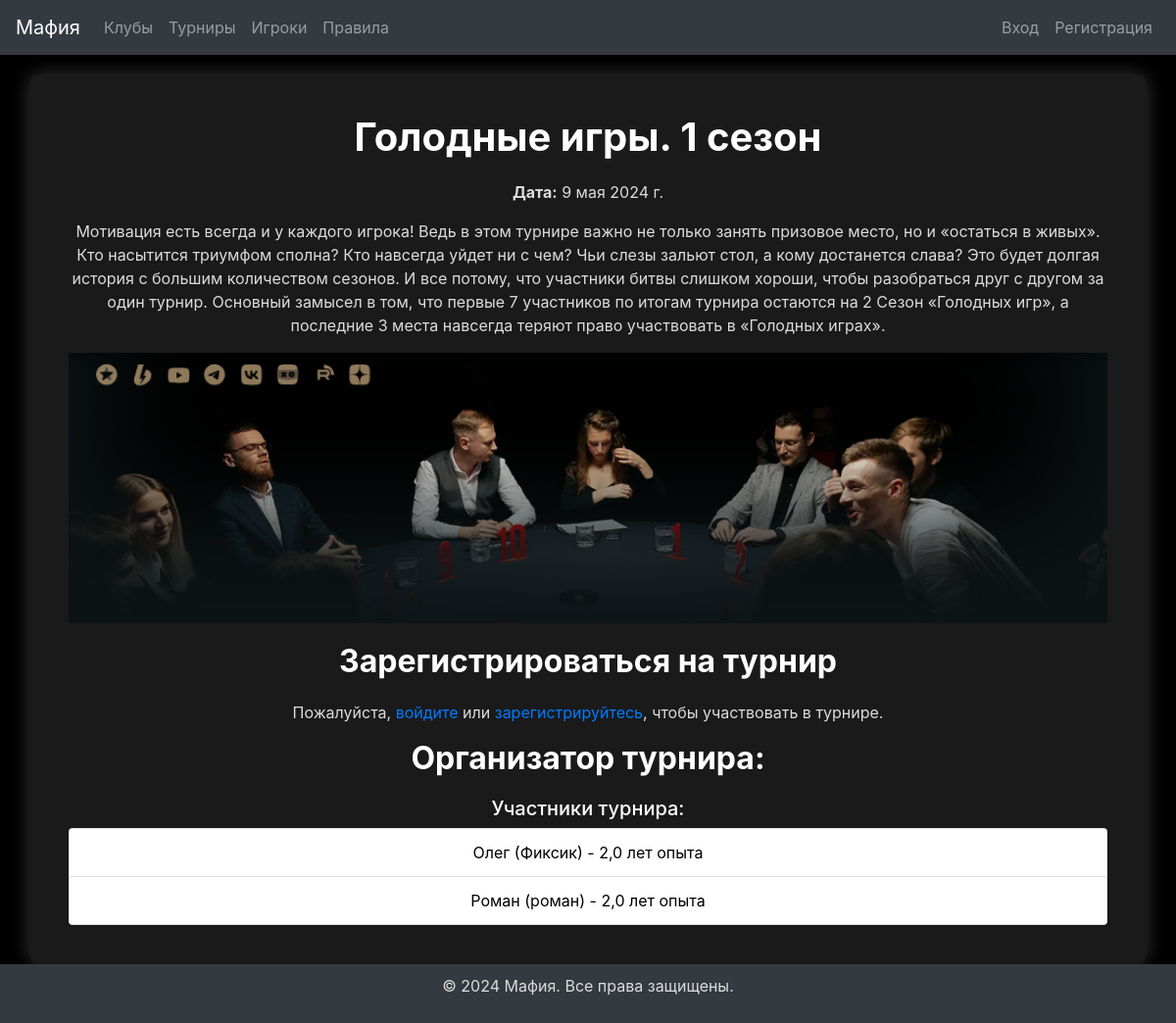
Screenshot of /tournaments/1/ with the database file from the repository.
### tournaments/models.py (models this page shows, shortened)
class Tournament(models.Model):
    name = models.CharField(max_length=100, verbose_name="Название турнира")
    date = models.DateField(verbose_name="Дата турнира")
    description = models.TextField(verbose_name="Описание турнира")
    image = models.ImageField(upload_to='tournament_images/', blank=True, null=True, verbose_name="Изображение турнира")
    club = models.ForeignKey(Club, on_delete=models.CASCADE, verbose_name="Клуб", null=True, blank=True)

class Participant(models.Model):
    tournament = models.ForeignKey(Tournament, on_delete=models.CASCADE, verbose_name="Турнир")
    full_name = models.CharField(max_length=50, verbose_name="Полное имя")
    nickname = models.CharField(max_length=50, verbose_name="Никнейм")
    age = models.IntegerField(verbose_name="Возраст", blank=True, null=True)
    experience = models.FloatField(verbose_name="Опыт (лет)", blank=True, null=True)
    phone_number = models.CharField(max_length=15, verbose_name="Номер телефона")
    tg_link = models.CharField(max_length=40, verbose_name="Ссылка на Telegram")
    class Meta:
        unique_together = ('tournament', 'nickname')
        verbose_name = "Участник"
        verbose_name_plural = "Участники"

### tournaments/views.py (the view)
# urls.py: path('<int:pk>/', views.tournament_detail, name='tournament_detail'),
def tournament_detail(request, pk):
    tournament = get_object_or_404(Tournament, pk=pk)
    participants = Participant.objects.filter(tournament=tournament)
    if request.method == 'POST':
        form = ParticipantForm(request.POST)
        if form.is_valid():
            participant = form.save(commit=False)
            participant.tournament = tournament
            participant.save()
            messages.success(request, 'Вы успешно зарегистрировались на турнир!')
            with open('participants.txt', 'a', encoding='utf-8') as file:
                file.write(
                    f'{participant.full_name} - {participant.nickname} - {participant.age} - '
                    f'{participant.experience} лет опыта - {participant.phone_number} - {participant.tg_link}\n'
                )
            return redirect('tournament_detail', pk=tournament.pk)
    else:
        form = ParticipantForm()
    return render(request, 'tournaments/tournament_detail.html', {
        'tournament': tournament,
        'participants': participants,
        'form': form
    })

### tournaments/templates/tournaments/tournament_detail.html (shortened to what this page needs)
{% extends "base.html" %}
{% block content %}
<h1>{{ tournament.name|escape }}</h1>
<p><strong>Дата:</strong> {{ tournament.date }}</p>
<p>{{ tournament.description|escape }}</p>
{% if tournament.image %}
    <img src="{{ tournament.image.url }}" alt="{{ tournament.name }}" class="img-fluid">
{% else %}
    <p>Фото турнира не загружено.</p>
{% endif %}
<h2>Зарегистрироваться на турнир</h2>
{% if user.is_authenticated %}
    {% for message in messages %}
        <div class="alert alert-{{ message.tags }}">{{ message }}</div>
    {% endfor %}
    <form method="post">
        {% csrf_token %}
        {{ form.as_p }}
        <button type="submit" class="btn btn-success">Зарегистрироваться</button>
    </form>
{% else %}
    <p>Пожалуйста, <a href="{% url 'login' %}">войдите</a> или <a href="{% url 'register' %}">зарегистрируйтесь</a>, чтобы участвовать в турнире.</p>
{% endif %}
<h2>Организатор турнира: <a href="{% url 'club_detail' tournament.club.pk %}">{{ club.name }}</a></h2>
<h5>Участники турнира: </h5>
<ul class="list-group">
    {% for participant in participants %}
        <li class="list-group-item" style="color: black; background-color: white;">{{ participant.full_name|escape }} ({{ participant.nickname|escape }}) - {{ participant.experience }} лет опыта</li>
    {% empty %}
        <li class="list-group-item" style="color: black; background-color: white;">Пока нет зарегистрированных участников.</li>
    {% endfor %}
</ul>
{% endblock %}

### templates/base.html (style rules this page uses)
body { background-color: black; color: white; text-align: center; }
h1, h2 { color: #fff; margin-bottom: 20px; font-weight: bold; }
p { color: #dcdcdc; }
img { width: 100%; height: auto; margin-bottom: 20px; }

### rows the page displays
Tournament: name "Голодные игры. 1 сезон", date "9 мая 2024 г.", description "Мотивация есть всегда и у каждого игрока! Ведь в этом турнире важно не только занять призовое место, но и «остаться в живых». Кто насытится триумфом сполна? Кто навсегда уйдет ни с чем? Чьи слезы зальют стол, а кому достанется слава? Это будет долгая история с большим количеством сезонов. И все потому, что участники битвы слишком хороши, чтобы разобраться друг с другом за один турнир. Основный замысел в том, что первые 7 участников по итогам турнира остаются на 2 Сезон «Голодных игр», а последние 3 места навсегда теряют право участвовать в «Голодных играх».", image (picture)
Participant: full_name "Олег", nickname "Фиксик", experience "2,0"
Participant: full_name "Роман", nickname "роман", experience "2,0"
